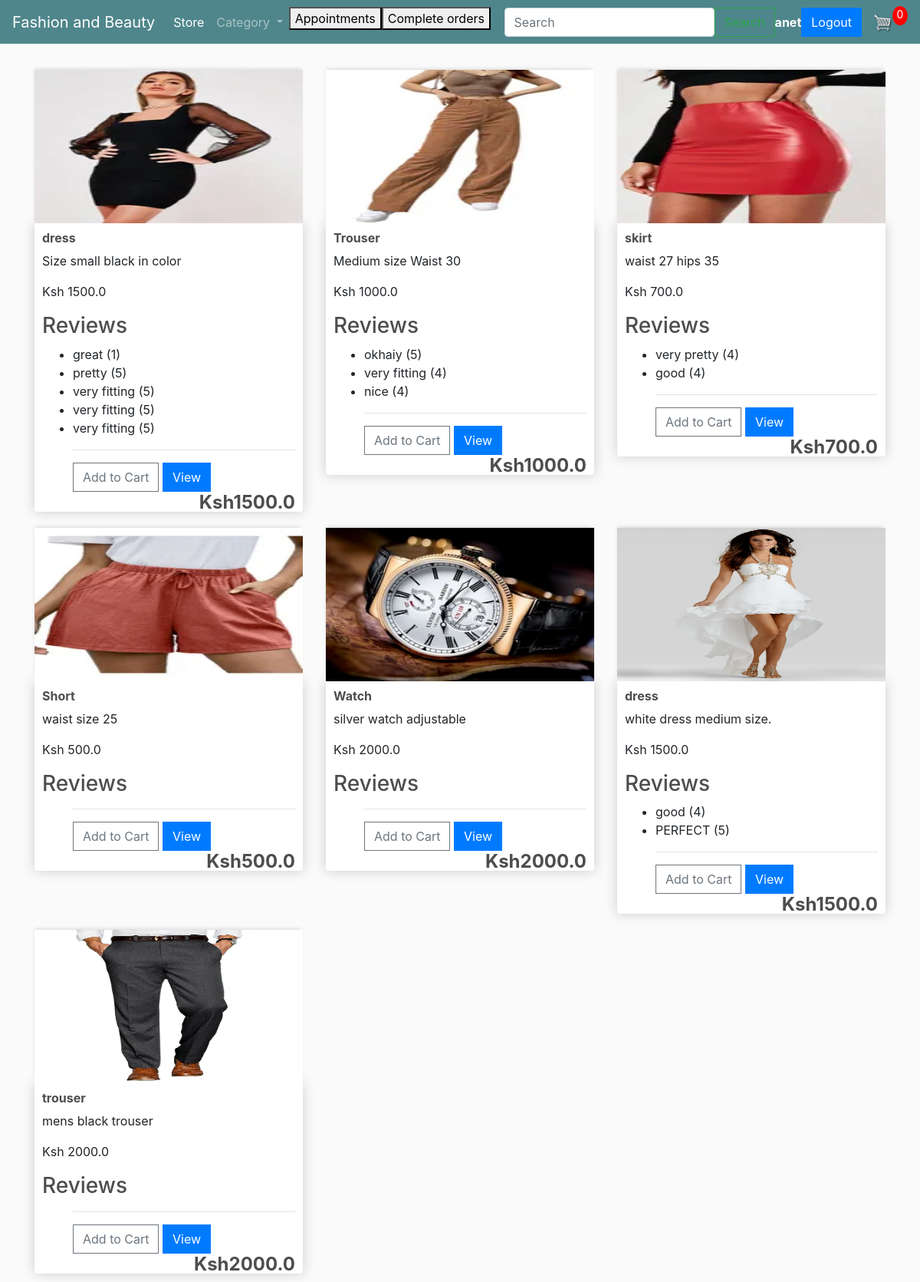
Screenshot of / (signed in) with the database file from the repository.
### myfashionbeauty/models.py (models this page shows, shortened)
class Customer(AbstractUser):
    email = models.CharField(max_length=200)
    is_customer=models.BooleanField("is_customer", default=True)
    is_vendor=models.BooleanField("is_vendor", default=False)

class Product(models.Model):
    vendor = models.ForeignKey(settings.AUTH_USER_MODEL, on_delete=models.CASCADE, null=True)
    name = models.CharField(max_length=200)
    price = models.FloatField(max_length=7, default=0.00)
    description = models.TextField(default="")
    type=models.CharField(default="none", max_length=50)
    image = models.ImageField(null=True, blank=True)
    @property
    def imageURL(self):
        try:
            url = self.image.url
        except:
            url = ''
        return url

class Review(models.Model):
    product = models.ForeignKey(Product, on_delete=models.CASCADE)
    user = models.ForeignKey(settings.AUTH_USER_MODEL, on_delete=models.CASCADE)
    text = models.TextField(max_length=1000, blank=True)
    rating = models.IntegerField(default=0)
    created_at = models.DateTimeField(auto_now_add=True)

### myfashionbeauty/views.py (the view)
# urls.py: path('', views.store, name="store"),
@login_required(login_url='login')
def store(request):
    data = cartData(request)
    cartItems = data['cartItems']
    products = Product.objects.all()
    reviews = Review.objects.all()
    context = {'products': products, 'reviews': reviews, 'cartItems':cartItems}
    return render(request, 'store.html', context)

### myfashionbeauty/models.py (called while the page is built)
    @property
    def get_cart_items(self):
     orderitems = self.orderitem_set.all()
     if orderitems:
        total = sum([item.quantity for item in orderitems])
        return total
     return 0

### myfashionbeauty/utils.py (called while the page is built)
def cartData(request):
	if request.user.is_authenticated:
		customer = Customer.objects.get(username=request.user.username)
		order, created = Order.objects.get_or_create(customer=customer, complete=False)
		items = order.orderitem_set.all()
		cartItems = order.get_cart_items
	else:
		cookieData = cookieCart(request)
		cartItems = cookieData['cartItems']
		order = cookieData['order']
		items = cookieData['items']
	return {'cartItems':cartItems ,'order':order, 'items':items}

### myfashionbeauty/templates/store.html (shortened to what this page needs)
{% extends 'main.html' %}
{% load static %}
{% block content %}
<div class="row">
	{% for product in products %}
	<div class="col-lg-4">
		<img class="thumbnail" src="{{product.imageURL}}">
		<div class="box-element product">
			<h6><strong>{{product.name}}</strong></h6>
			<p>{{ product.description }}</p>
            <p>Ksh {{ product.price }}</p>
        <h3>Reviews</h3>
        <ul>
            {% for review in reviews %}
                {% if review.product == product %}
                    <li>{{ review.text }} ({{ review.rating }})</li>
                {% endif %}
            {% endfor %}
			<hr>
			<a href="{% url 'add_item' product.id %}"><button data-product={{product.id}} data-action="add" class="btn btn-outline-secondary add-btn update-cart">Add to Cart</button></a>
			<a href="{% url 'product_view' pk=product.pk %}">
				<button type="button" class="btn btn-primary">View</button>
			  </a>
			<h4 style="display: inline-block; float:right"><strong>Ksh{{product.price}}</strong></h4>
        </ul>
		</div>
	</div>
	{% endfor %}
</div>
{% endblock content %}

### myfashionbeauty/templates/main.html (shortened to what this page needs)
<!DOCTYPE html>
{% load static %}
<html>
<head>
    <link rel="stylesheet" href="https://cdn.datatables.net/1.13.4/css/jquery.dataTables.css" />
    <link href="https://cdn.datatables.net/v/dt/jq-3.6.0/dt-1.13.4/b-2.3.6/b-colvis-2.3.6/b-html5-2.3.6/r-2.4.1/datatables.min.css" rel="stylesheet"/>
    <link rel="stylesheet" href="https://stackpath.bootstrapcdn.com/bootstrap/4.4.1/css/bootstrap.min.css"
>
     <link rel="stylesheet" type="text/css" href="{% static 'css/main.css' %}">
</head>
<body>
    <nav class="navbar navbar-expand-lg navbar-dark bg-dark">
        <a class="navbar-brand" href="{% url 'store' %}">Fashion and Beauty</a>
        <div class="collapse navbar-collapse" id="navbarSupportedContent">
            <ul class="navbar-nav mr-auto">
                <li class="nav-item active">
                    <a class="nav-link" href="{% url 'store' %}">Store <span class="sr-only">(current)</span></a>
                </li>
                <li class="nav-item dropdown">
                    <a class="nav-link dropdown-toggle" href="#" id="navbarDropdown" role="button"
                        data-toggle="dropdown" aria-haspopup="true" aria-expanded="false">
                        Category
                    </a>
                </li>
                <a href="{% url 'appointments' %}">
                    <button>Appointments</button>
                    <br>
                </a><br>
                <a href="{% url 'paid_orders' %}">
                    <button>Complete orders</button>
                </a>
            </ul>
            <form class="d-flex" action="{% url 'product_search' %}" method="get">
                <input class="form-control me-2" type="search" name="q" placeholder="Search" aria-label="Search">
                <button class="btn btn-outline-success" type="submit">Search</button>
              </form>
        </div>
        <br>
        <div class="form-inline my-2 my-lg-0">
            <span class="hello-msg" style="color:white"><strong>{{request.user.username}}</strong></span>
            <br>
            <span><a href="{% url 'logout' %}"><button class="btn btn-primary">Logout</button></a></span>
            <br>
            <a href="{% url 'cart' %}">
                <img id="cart-icon" src="{% static 'images/cart.png' %}">
            </a>
            <p id="cart-total">{% if cartItems %}{{cartItems}}{% else %} 0 {% endif %}</p>
        </div>
    </nav>
    <div class="container">
        <br>
        {% block content %}
        {% endblock content %}
    </div>
</body>

### static/css/main.css (style rules this page uses)
body { background-color: hsl(0, 0%, 98%); }
h1,h2,h3,h4,h5,h6 { color:hsl(0, 0%, 30%); }
.box-element { box-shadow:hsl(0, 0%, 80%) 0 0 16px; background-color: #fff; border-radius: 4px; padding: 10px; }
.thumbnail { width: 100%; height: 200px; -webkit-box-shadow: -1px -3px 5px -2px rgba(214,214,214,1); -moz-box-shadow: -1px -3px 5px -2px rgba(214,214,214,1); box-shadow: -1px -3px 5px -2px rgba(214,214,214,1); }
.product { border-radius: 0 0 4px 4px; }
.bg-dark { background-color: #4f868c!important; }
#cart-icon { width:25px; display: inline-block; margin-left: 15px; }
#cart-total { display: block; text-align: center; color:#fff; background-color: red; width: 20px; height: 25px; border-radius: 50%; font-size: 14px; }
.col-lg-4, .col-lg-6, .col-lg-8, .col-lg-12 { margin-top: 10px; }
.btn { border-radius: 0; }

### rows the page displays
Customer: user.username "anet"
Product: imageURL (picture), name "dress", description "Size small black in color", price "1500.0"
Review: text "great", rating "1"
Review: text "pretty", rating "5"
Review: text "very fitting", rating "5"
Review: text "very fitting", rating "5"
Review: text "very fitting", rating "5"
Product: imageURL (picture), name "Trouser", description "Medium size Waist 30", price "1000.0"
Review: text "okhaiy", rating "5"
Review: text "very fitting", rating "4"
Review: text "nice", rating "4"
Product: imageURL (picture), name "skirt", description "waist 27 hips 35", price "700.0"
Review: text "very pretty", rating "4"
Review: text "good", rating "4"
Product: imageURL (picture), name "Short", description "waist size 25", price "500.0"
Product: imageURL (picture), name "Watch", description "silver watch adjustable", price "2000.0"
Product: imageURL (picture), name "dress", description "white dress medium size.", price "1500.0"
Review: text "good", rating "4"
Review: text "PERFECT", rating "5"
Product: imageURL (picture), name "trouser", description "mens black trouser", price "2000.0"
